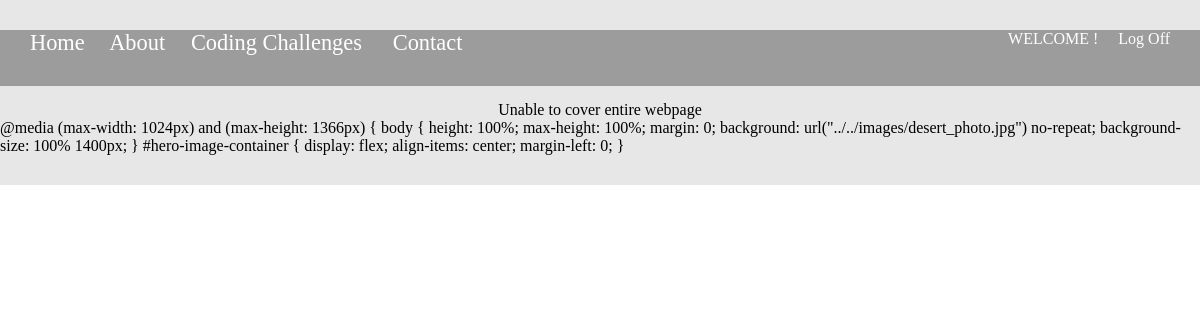
Screenshot of /post_challenge/coding_challenges/12 with the database file from the repository.
### j_schatz_app/models.py (models this page shows, shortened)
class CodeChallenge(models.Model):
    publisher = models.ForeignKey(User, related_name='codechallenges', on_delete=models.CASCADE)
    title = models.CharField(max_length = 50)
    challenge_question = models.TextField()
    created_at = models.DateTimeField(auto_now_add = True)
    updated_at = models.DateTimeField(auto_now = True)
    objects = CodeChallengeManager()

### j_schatz_app/views.py (the view)
# urls.py: path('post_challenge/coding_challenges/<int:challenge_id>', views.single_coding_challenge),
def single_coding_challenge(request, challenge_id):
    context = {
        "challenge": CodeChallenge.objects.get(id=challenge_id)
    }
    return render(request, "coding_challenge.html", context)

### j_schatz_app/templates/coding_challenge.html (shortened to what this page needs)
<!DOCTYPE html>
<html lang="en">
<head>
    {% load static %}
    <link
    rel="stylesheet"
    type="text/css"
    href="{% static '../static/main.css' %}"
  />
</head>
<body>
    <div class="container">
    <div class="header-courses">
    <div class="header">
      <div class="left-header">
        <a class="btn" title="Home" href = "/">Home</a>
        <a class="btn" title="About" href="/about">About </a>
        <a class="btn" title="Coding Challenges" href ="/post_challenge/challenges">Coding Challenges</a>
        <a class="btn" title="Contact" href="/contact">Contact</a>
    </div>
      <div class="right-header">
      <p class="login-user">
        WELCOME {{user.first_name}} {{user.last_name}}!
      </p>
      <a id="log-out" href="/user/logout">Log Off</a>
    </div>
    </div>
  </div>
    <div class= "challenge-container">
    <center>{{challenge.title}}</center>
    <p>{{challenge.challenge_question}}</p>
    </div>
</div>
</body>
</html>

### login_app/static/main.css (style rules this page uses)
* { margin: 0; padding:0; }
.title-container-right a, .header a { text-decoration: none; color: #fff; }
.header { display: flex; justify-content: space-between; margin-bottom: 15px; background-color: rgba(82, 82, 82, 0.5); }
.left-header { display: flex; justify-content: space-around; padding-left: 30px; }
.right-header { display: flex; justify-content: space-around; margin-right: 30px; }
p.login-user { color: #fff; margin-right: 20px; }
div.container { margin: 0; background-color: #e6e6e6ec; padding-top: 30px; padding-bottom: 30px; height: 100%; }
.left-header .btn { color: #fff; text-decoration: none; font-size: 1.4rem; margin-bottom: 30px; padding-right: 7px; margin-right: 15px; }
a.btn::before { display: block; content: attr(title); font-weight: bold; height: 0; overflow: hidden; visibility: hidden; }

### rows the page displays
CodeChallenge: title "Unable to cover entire webpage", challenge_question "@media (max-width: 1024px) and (max-height: 1366px) { body { height: 100%; max-height: 100%; margin: 0; background: url(\"../../images/desert_photo.jpg\") no-repeat; background-size: 100% 1400px; } #hero-image-container { display: flex; align-items: center; margin-left: 0; }"
